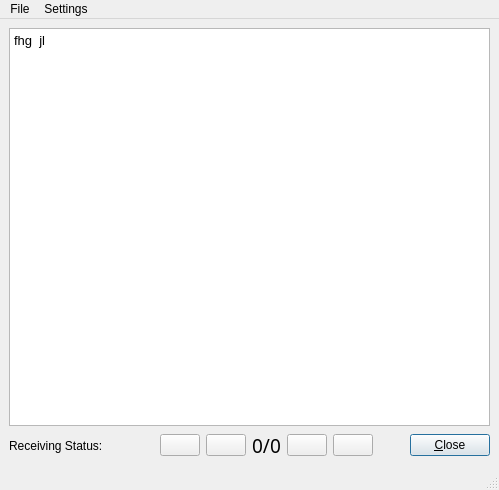
<?xml version="1.0" encoding="UTF-8"?>
<ui version="4.0">
 <class>MultimediaDlgBase</class>
 <widget class="QMainWindow" name="MultimediaDlgBase">
  <property name="geometry">
   <rect>
    <x>0</x>
    <y>0</y>
    <width>499</width>
    <height>490</height>
   </rect>
  </property>
  <property name="windowTitle">
   <string>Multimedia</string>
  </property>
  <widget class="QWidget" name="centralwidget">
   <layout class="QGridLayout" name="gridLayout">
    <item row="1" column="0">
     <layout class="QHBoxLayout">
      <property name="spacing">
       <number>6</number>
      </property>
      <property name="margin">
       <number>0</number>
      </property>
      <item>
       <widget class="QLabel" name="TextLabel1">
        <property name="enabled">
         <bool>true</bool>
        </property>
        <property name="text">
         <string>Receiving Status:</string>
        </property>
        <property name="wordWrap">
         <bool>false</bool>
        </property>
       </widget>
      </item>
      <item>
       <widget class="CMultColorLED" name="LEDStatus" native="true">
        <property name="enabled">
         <bool>false</bool>
        </property>
        <property name="minimumSize">
         <size>
          <width>13</width>
          <height>13</height>
         </size>
        </property>
        <property name="maximumSize">
         <size>
          <width>13</width>
          <height>13</height>
         </size>
        </property>
       </widget>
      </item>
      <item>
       <spacer name="Spacer5">
        <property name="enabled">
         <bool>false</bool>
        </property>
        <property name="orientation">
         <enum>Qt::Horizontal</enum>
        </property>
        <property name="sizeType">
         <enum>QSizePolicy::Expanding</enum>
        </property>
        <property name="sizeHint" stdset="0">
         <size>
          <width>20</width>
          <height>20</height>
         </size>
        </property>
       </spacer>
      </item>
      <item>
       <widget class="QPushButton" name="PushButtonJumpBegin">
        <property name="enabled">
         <bool>true</bool>
        </property>
        <property name="text">
         <string/>
        </property>
        <property name="icon">
         <iconset resource="res/icons.qrc">
          <normaloff>:/icons/JumpBegin.png</normaloff>:/icons/JumpBegin.png</iconset>
        </property>
       </widget>
      </item>
      <item>
       <widget class="QPushButton" name="PushButtonStepBack">
        <property name="enabled">
         <bool>true</bool>
        </property>
        <property name="text">
         <string/>
        </property>
        <property name="icon">
         <iconset resource="res/icons.qrc">
          <normaloff>:/icons/StepBack.png</normaloff>:/icons/StepBack.png</iconset>
        </property>
       </widget>
      </item>
      <item>
       <widget class="QLabel" name="LabelCurPicNum">
        <property name="enabled">
         <bool>true</bool>
        </property>
        <property name="font">
         <font>
          <family>Arial Black</family>
          <pointsize>14</pointsize>
         </font>
        </property>
        <property name="frameShadow">
         <enum>QFrame::Sunken</enum>
        </property>
        <property name="text">
         <string>0/0</string>
        </property>
        <property name="alignment">
         <set>Qt::AlignCenter</set>
        </property>
        <property name="wordWrap">
         <bool>false</bool>
        </property>
       </widget>
      </item>
      <item>
       <widget class="QPushButton" name="PushButtonStepForw">
        <property name="enabled">
         <bool>true</bool>
        </property>
        <property name="text">
         <string/>
        </property>
        <property name="icon">
         <iconset resource="res/icons.qrc">
          <normaloff>:/icons/StepForw.png</normaloff>:/icons/StepForw.png</iconset>
        </property>
       </widget>
      </item>
      <item>
       <widget class="QPushButton" name="PushButtonJumpEnd">
        <property name="enabled">
         <bool>true</bool>
        </property>
        <property name="text">
         <string/>
        </property>
        <property name="icon">
         <iconset resource="res/icons.qrc">
          <normaloff>:/icons/JumpEnd.png</normaloff>:/icons/JumpEnd.png</iconset>
        </property>
       </widget>
      </item>
      <item>
       <spacer name="Spacer5_2">
        <property name="enabled">
         <bool>false</bool>
        </property>
        <property name="orientation">
         <enum>Qt::Horizontal</enum>
        </property>
        <property name="sizeType">
         <enum>QSizePolicy::Expanding</enum>
        </property>
        <property name="sizeHint" stdset="0">
         <size>
          <width>20</width>
          <height>20</height>
         </size>
        </property>
       </spacer>
      </item>
      <item>
       <widget class="QPushButton" name="buttonOk">
        <property name="enabled">
         <bool>true</bool>
        </property>
        <property name="text">
         <string>&amp;Close</string>
        </property>
        <property name="autoDefault">
         <bool>true</bool>
        </property>
        <property name="default">
         <bool>true</bool>
        </property>
       </widget>
      </item>
     </layout>
    </item>
    <item row="0" column="0">
     <widget class="QTextBrowser" name="TextBrowser">
      <property name="enabled">
       <bool>true</bool>
      </property>
      <property name="html">
       <string>&lt;!DOCTYPE HTML PUBLIC &quot;-//W3C//DTD HTML 4.0//EN&quot; &quot;http://www.w3.org/TR/REC-html40/strict.dtd&quot;&gt;
&lt;html&gt;&lt;head&gt;&lt;meta name=&quot;qrichtext&quot; content=&quot;1&quot; /&gt;&lt;style type=&quot;text/css&quot;&gt;
p, li { white-space: pre-wrap; }
&lt;/style&gt;&lt;/head&gt;&lt;body style=&quot; font-family:'Sans Serif'; font-size:10pt; font-weight:400; font-style:normal;&quot;&gt;
&lt;p style=&quot; margin-top:0px; margin-bottom:0px; margin-left:0px; margin-right:0px; -qt-block-indent:0; text-indent:0px;&quot;&gt;fhg &lt;img src=&quot;:/icons/fhgiis.bmp&quot; /&gt; jl &lt;img src=&quot;:/icons/LogoJournaline.png&quot; /&gt;&lt;/p&gt;&lt;/body&gt;&lt;/html&gt;</string>
      </property>
     </widget>
    </item>
   </layout>
  </widget>
  <widget class="QMenuBar" name="menubar">
   <property name="geometry">
    <rect>
     <x>0</x>
     <y>0</y>
     <width>499</width>
     <height>18</height>
    </rect>
   </property>
   <widget class="QMenu" name="menuFile">
    <property name="title">
     <string>File</string>
    </property>
    <addaction name="actionClearAll"/>
    <addaction name="actionLoad"/>
    <addaction name="actionSave"/>
    <addaction name="actionSaveAll"/>
    <addaction name="separator"/>
    <addaction name="actionClose"/>
   </widget>
   <widget class="QMenu" name="menuSettings">
    <property name="title">
     <string>Settings</string>
    </property>
    <addaction name="actionSetFont"/>
   </widget>
   <addaction name="menuFile"/>
   <addaction name="menuSettings"/>
  </widget>
  <widget class="QStatusBar" name="statusbar"/>
  <action name="actionSetFont">
   <property name="text">
    <string>Set Font...</string>
   </property>
  </action>
  <action name="actionClearAll">
   <property name="text">
    <string>Clear All</string>
   </property>
  </action>
  <action name="actionLoad">
   <property name="text">
    <string>Load...</string>
   </property>
   <property name="shortcut">
    <string>Ctrl+L</string>
   </property>
  </action>
  <action name="actionSave">
   <property name="text">
    <string>Save...</string>
   </property>
   <property name="shortcut">
    <string>Ctrl+S</string>
   </property>
  </action>
  <action name="actionSaveAll">
   <property name="text">
    <string>Save All...</string>
   </property>
   <property name="shortcut">
    <string>Ctrl+A</string>
   </property>
  </action>
  <action name="actionClose">
   <property name="text">
    <string>Close</string>
   </property>
  </action>
 </widget>
 <customwidgets>
  <customwidget>
   <class>CMultColorLED</class>
   <extends>QWidget</extends>
   <header>MultColorLED.h</header>
  </customwidget>
 </customwidgets>
 <resources>
  <include location="res/icons.qrc"/>
 </resources>
 <connections/>
</ui>
